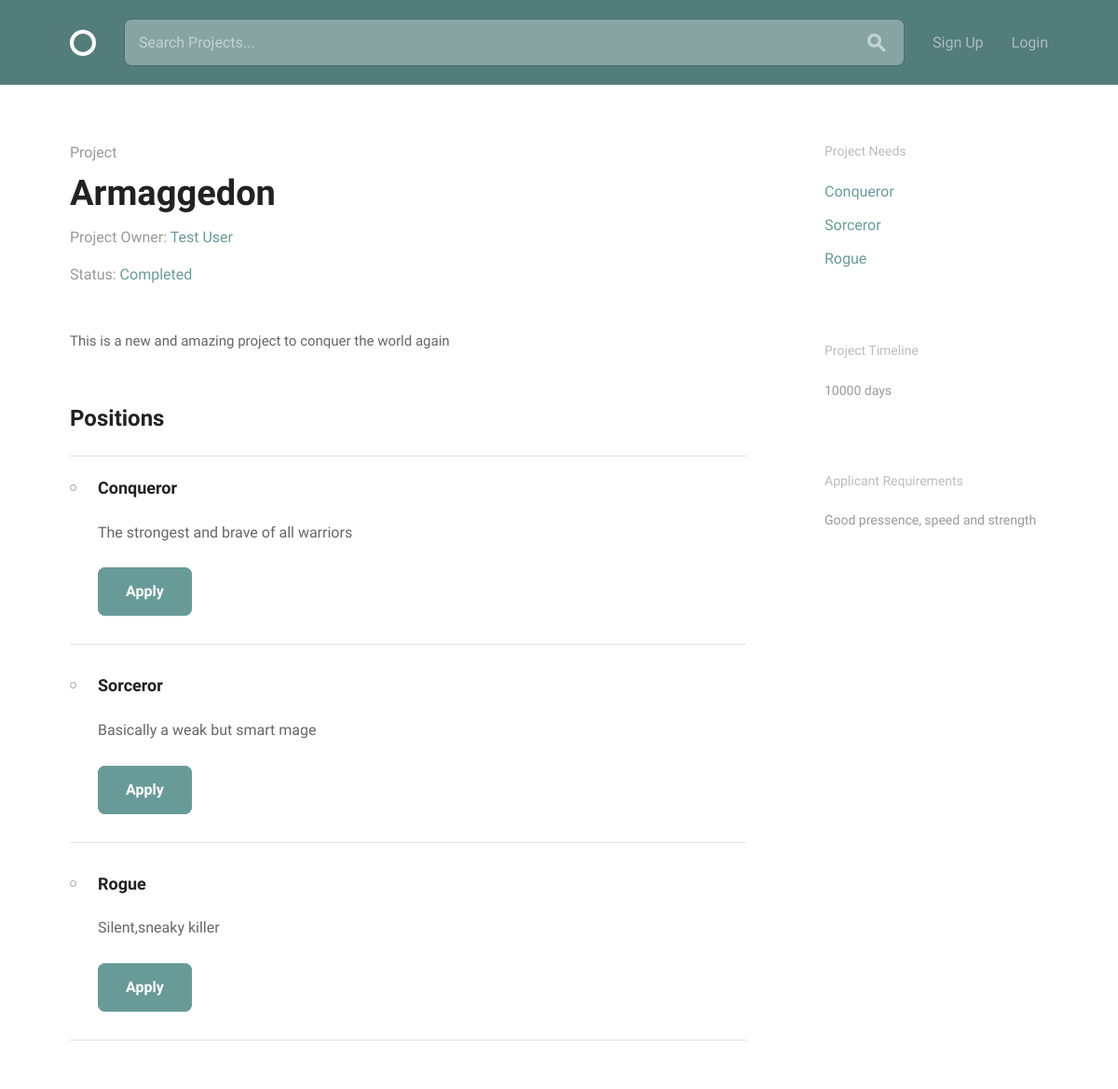
/projects/7, run on an earlier commit of the app's database.
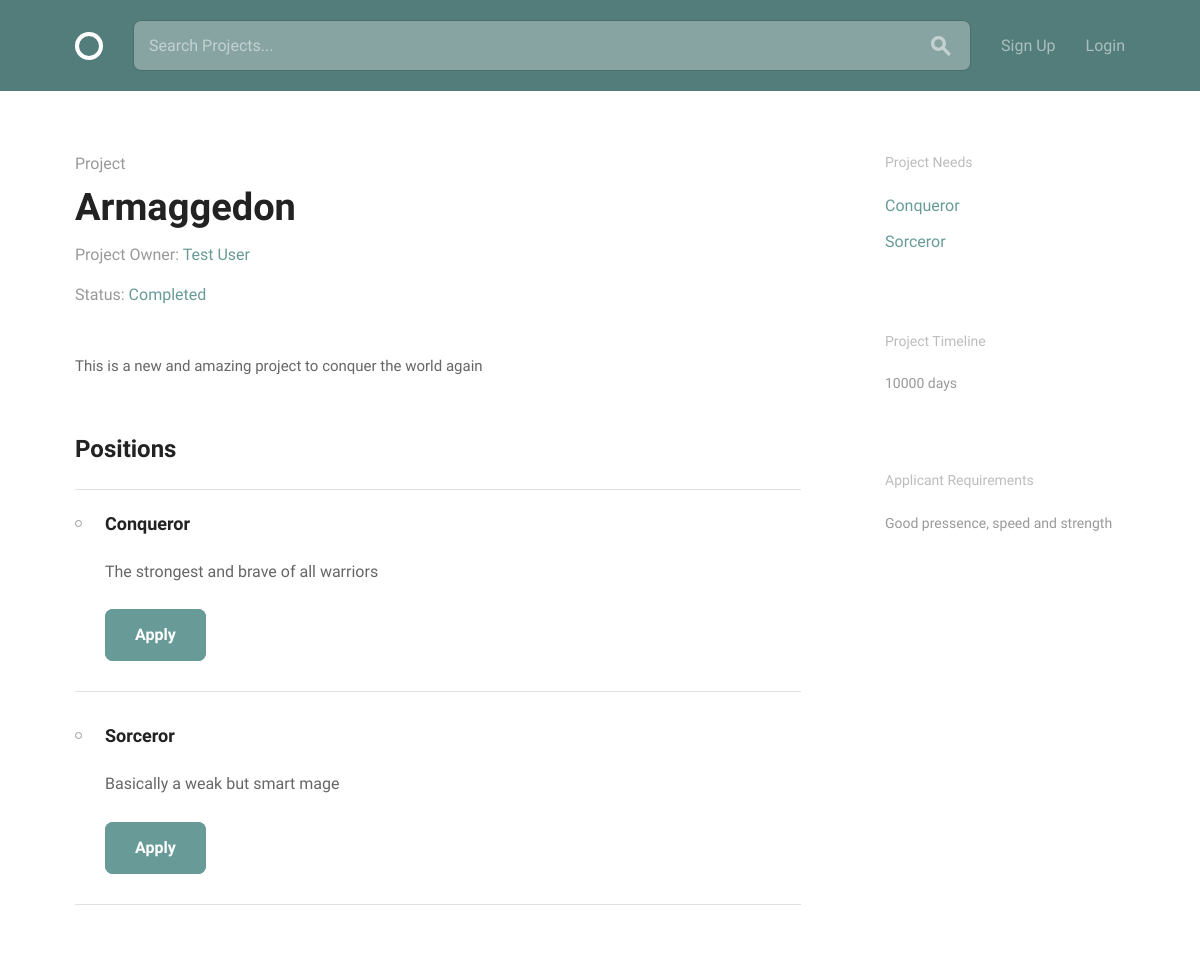
And on a later commit of the database.
### projects/models.py (models this page shows, shortened)
class Project(models.Model):
    owner = models.ForeignKey(settings.AUTH_USER_MODEL, on_delete=models.CASCADE, related_name="project")
    title = models.CharField(max_length=30)
    description = models.CharField(max_length=140)
    requirements = models.CharField(max_length=100)
    timeline = models.CharField(max_length=30, blank=True, default="")
    completed = models.BooleanField(default=False)
    positions = models.ManyToManyField(Position, blank=False)

class Position(models.Model):
    title = models.CharField(max_length=30)
    description = models.CharField(max_length=140)
    applications = models.ManyToManyField('Application', blank=True, related_name="position_applications")

### accounts/models.py (models this page shows, shortened)
class User(AbstractBaseUser, PermissionsMixin):
    username = models.CharField(max_length=50, unique=True)
    email = models.EmailField(unique=True)
    date_joined = models.DateTimeField(default=timezone.now)
    is_active = models.BooleanField(default=True)
    is_staff = models.BooleanField(default=False)
    objects = UserManager()
    USERNAME_FIELD = "email"
    REQUIRED_FIELDS = ["username"]

### profiles/models.py (models this page shows, shortened)
class Profile(models.Model):
    user = models.OneToOneField(settings.AUTH_USER_MODEL, on_delete=models.CASCADE, related_name="profile")
    display_name = models.CharField(max_length=100, null=True, blank=True)
    bio = models.CharField(max_length=140, blank=True, default="")
    avatar = models.ImageField(upload_to="avatars/", blank=True, null=True)
    skills = models.ManyToManyField(Skill, blank=True)

### projects/views.py (the view)
# urls.py: url(r"^(?P<pk>\d+)$", views.ProjectView.as_view(), name="view-project"),
class ProjectView(generic.TemplateView):
    model = models.Project
    template_name = "projects/project.html"
    def get_object(self):
        return get_object_or_404(self.model, pk=self.kwargs.get('pk'))
    def get_context_data(self, **kwargs):
        context = super(ProjectView, self).get_context_data(**kwargs)
        context['project'] = self.get_object()
        return context

### projects/templates/projects/project.html (shortened to what this page needs)
{% extends "layout.html" %}
{% load static from staticfiles %}
{% block content %}
  <div class="bounds circle--page circle--article">
    <div class="grid-70">
      <div class="circle--article--header">
        <h4 class="circle--article--section">Project</h4>
        <h1 class="circle--article--title">{{ project.title }}</h1>
        <p class="circle--article--byline">Project Owner: <a style="text-decoration: none" title="Click to view user's profile" href="{% url 'profiles:view-profile' %}">{{ project.owner.profile.display_name }}</a></p>
        <p class="circle--article--byline">Status: {% if project.completed %}<a style="text-decoration: none" title="Click to mark as On Course" href="{% url 'projects:change-status' pk=project.pk %}">Completed</a> {% else %} <a style="text-decoration: none" title="Click to mark as Completed" href="{% url 'projects:change-status' pk=project.pk %}">On Course</a> {% endif %}</p>
      </div>
      <div class="circle--article--body">
        {{ project.description }}
      </div>
      <div class="circle--project--positions">
        <h2>Positions</h2>
        <ul class="circle--group--list">
          {% for position in project.positions.all %}
          <li>
            <h3 id="{{ position.title }}">{{ position.title }}</h3>
            <p>{{ position.description }}</p>
            <a class="button button-primary" href="{% url 'projects:apply' project_pk=project.pk pk=position.pk %}">Apply</a>
          </li>
          {% endfor %}
        </ul>
      </div>
    </div>
    <div class="grid-25 grid-push-5">
      <div class="circle--secondary--module">
        <h3>Project Needs</h3>
        <ul class="circle--link--list">
          {% for position in project.positions.all %}
              <li><a href="#{{ position.title }}">{{ position.title }}</a></li>
           {% endfor %}
        </ul>
      </div>
      <div class="circle--secondary--module">
        <h3>Project Timeline</h3>
        <p>{{ project.timeline }}</p>
      </div>
      <div class="circle--secondary--module">
        <h3>Applicant Requirements</h3>
        <p>{{ project.requirements }}</p>
      </div>
    </div>
  </div>
{% endblock %}

### templates/layout.html (shortened to what this page needs)
{% load static from staticfiles %}
<!DOCTYPE html>
<html lang="en">
<head>
  <link rel="stylesheet" href="{% static 'css/global.css' %}">
</head>
<body>
  <form action="{% url 'projects:search' %}">
  <header class="circle--header">
    <div class="bounds">
      <div class="circle--fluid">
        <div class="circle--fluid--cell">
          <h1 class="hide-text circle--logo"><a class="logo" href="{% url 'home' %}">Circle</a></h1>
        </div>
        <div class="circle--fluid--cell circle--fluid--primary">
          <div class="circle--search">
            <input type="text" name="search_term" placeholder="Search Projects..." />
            <button>
            </button>
          </div>
        </div>
        <div class="circle--fluid--cell circle--fluid--secondary">
          <nav>
            <ul class="circle--inline">
              {% if user.is_authenticated %}
                <li><a href="{% url 'profiles:view-profile' %}">Profile</a></li>
                <li><a href="{% url 'accounts:logout' %}">Logout</a></li>
              {% else %}
                <li><a href="{% url 'accounts:signup' %}">Sign Up</a></li>
                <li><a href="{% url 'login' %}">Login</a></li>
              {% endif %}
            </ul>
          </nav>
        </div>
      </div>
    </div>
  </header>
</form>
{% block content %}{% endblock %}
</body>
</html>

What changed in the data, as far as the page shows it:
removed Position: title "Rogue", description "Silent,sneaky killer"
